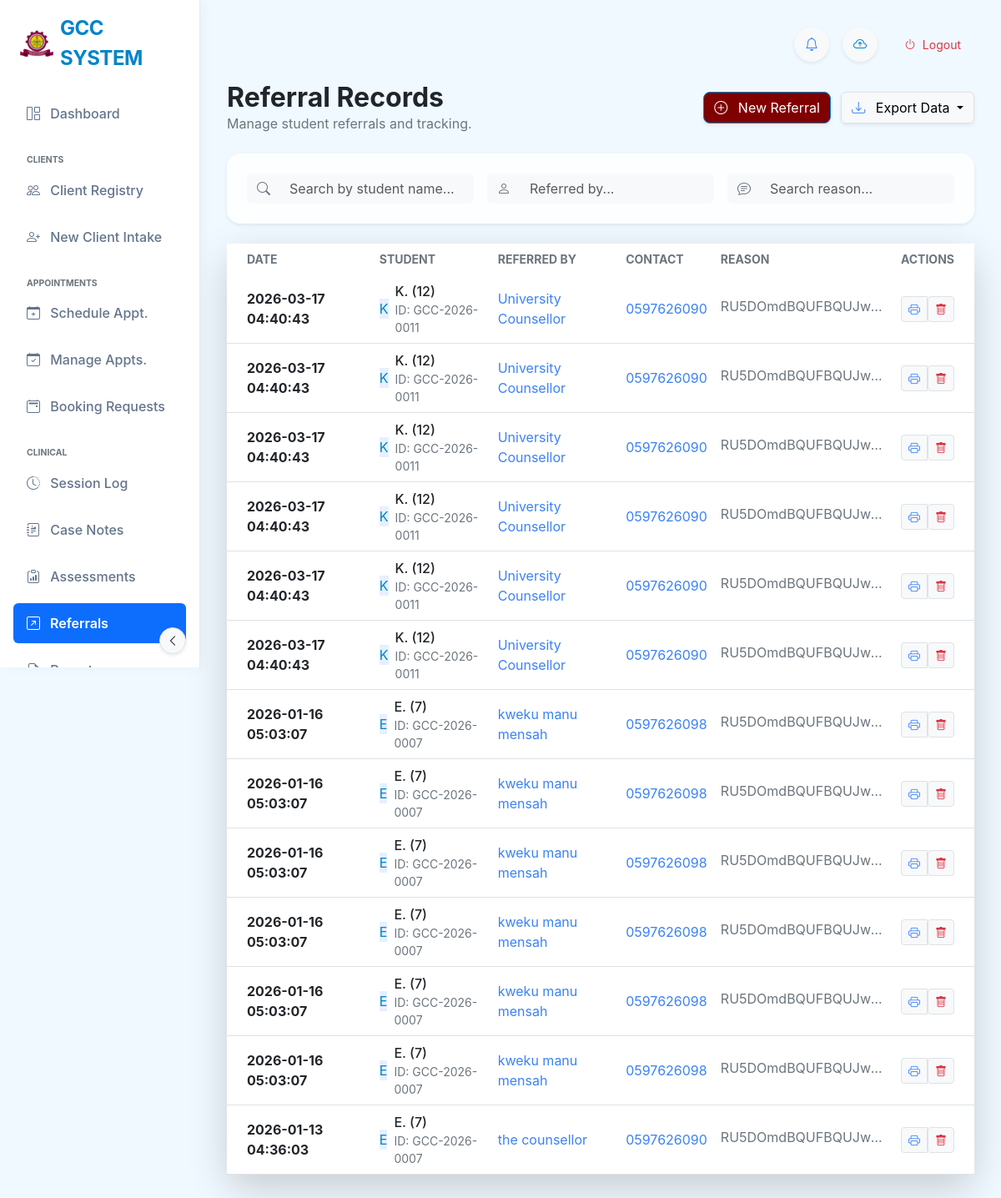
/all_referrals (signed in), run on an earlier commit of the app's database.
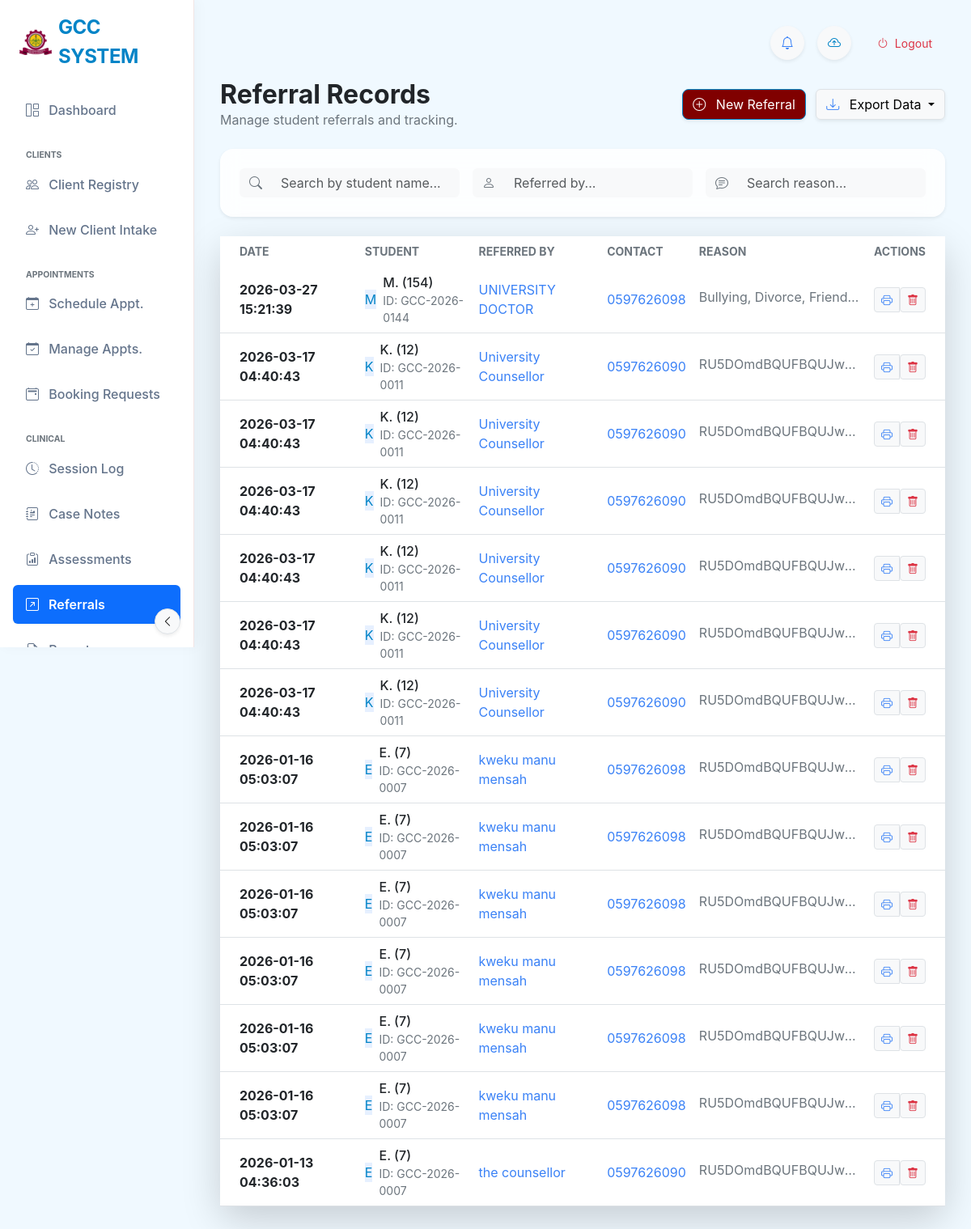
And on a later commit of the database.
### tables this page shows
CREATE TABLE Referral (
            id INTEGER PRIMARY KEY AUTOINCREMENT,
            session_id INTEGER,
            referred_by TEXT,
            contact TEXT,
            reasons TEXT,
            created_at TIMESTAMP DEFAULT CURRENT_TIMESTAMP, action_taken TEXT, outcome TEXT, updated_at TIMESTAMP, last_modified_by TEXT, is_deleted BOOLEAN DEFAULT 0, sync_status TEXT DEFAULT 'pending', global_id TEXT, last_synced_at TEXT,
            FOREIGN KEY (session_id) REFERENCES Session(id)
        );

CREATE TABLE "Student" (
	"id"	INTEGER,
	"name"	TEXT NOT NULL UNIQUE,
	"age"	INTEGER,
	"gender"	INTEGER,
	"program"	TEXT,
	"contact"	TEXT,
	"created_at"	TIMESTAMP DEFAULT CURRENT_TIMESTAMP,
	"index_number"	TEXT,
	"department"	TEXT,
	"programme"	TEXT,
	"parent_contact"	INTEGER, faculty TEXT, hall_of_residence TEXT, updated_at TIMESTAMP, last_modified_by TEXT, is_deleted BOOLEAN DEFAULT 0, sync_status TEXT DEFAULT 'pending', global_id TEXT, case_number TEXT, email TEXT, last_synced_at TEXT,
	PRIMARY KEY("id")
);

### app.py (the view)
@app.route('/all_referrals')
@login_required
def all_referrals():
    try:
        ensure_database_initialized()
        conn = get_db_connection()
        if conn is None:
            flash('Database connection failed. Please restart the application.', 'error')
            return redirect(url_for('dashboard'))
        referrals = []
        try:
            referrals_raw = conn.execute('''
                SELECT r.id, r.session_id, r.referred_by, r.contact, r.reasons, r.created_at,
                                st.id as student_db_id, st.name as student_name, st.case_number, st.contact as student_contact, st.index_number
                FROM Referral r
                LEFT JOIN session sess ON r.session_id = sess.id
                LEFT JOIN Appointment a ON sess.appointment_id = a.id
                LEFT JOIN Student st ON a.student_id = st.id
                ORDER BY r.created_at DESC
            ''').fetchall()
            referrals = []
            for ref in referrals_raw:
                ref_dict = dict(ref)
                ref_dict = dict(ref)
                student_db_id = ref_dict.get('student_db_id', 0)
                ref_dict['professional_id'] = ref_dict.get('case_number') or (f"GCC-{datetime.now().year}-{student_db_id:04d}" if student_db_id else 'N/A')
                referrals.append(ref_dict)
        except Exception as e:
            print(f"[REFERRALS] Error getting referrals: {e}")
            referrals = []
        finally:
            try:
                conn.close()
            except Exception:
                pass
        return render_template('referrals.html', referrals=referrals)
    except Exception as e:
        print(f"[REFERRALS] Unexpected error: {e}")
        import traceback
        traceback.print_exc()
        flash('Error loading referrals. Please try again.', 'error')
        return redirect(url_for('dashboard'))

### app.py (called while the page is built, shortened)
def ensure_database_initialized():
    global _db_initialization_lock, _db_initialized
    if _db_initialized:
        return

@app.context_processor
def inject_now():
    ctx = {'now': datetime.utcnow()}
    try:
        from flask import session as _s
        if _s.get('logged_in'):
            _conn = get_db_connection()
            count = _conn.execute(
                """SELECT COUNT(*) FROM BookingRequest
                   WHERE status = 'Pending'"""
            ).fetchone()[0]
            _conn.close()
            ctx['latest_booking_count'] = count
    except Exception:
        ctx['latest_booking_count'] = 0
    return ctx

def login_required(f):
    @wraps(f)
    def decorated_function(*args, **kwargs):
        if 'logged_in' not in session:
            return redirect(url_for('welcome'))
        return f(*args, **kwargs)
    return decorated_function

@app.context_processor
def inject_node_info():
    return dict(node_config=node_config.load_config())

### templates/referrals.html (shortened to what the changed rows need)
{% extends "base_modern.html" %}
{% block content %}
<div class="row align-items-center mb-4">
    <div class="col-md-6">
        <h2 class="fw-bold mb-0 text-dark">Referral Records</h2>
    </div>
</div>
<div class="card card-glass border-0 shadow-lg">
    <div class="card-body p-0">
        <div class="table-responsive">
            <table class="table table-hover align-middle mb-0" id="referralsTable" style="min-height: 300px;">
                <thead class="bg-light">
                    <tr>
                        <th class="ps-4 text-uppercase small fw-bold text-muted border-0">Date</th>
                        <th class="text-uppercase small fw-bold text-muted border-0">Student</th>
                        <th class="text-uppercase small fw-bold text-muted border-0">Referred By</th>
                        <th class="text-uppercase small fw-bold text-muted border-0">Contact</th>
                        <th class="text-uppercase small fw-bold text-muted border-0">Reason</th>
                        <th class="text-end pe-4 text-uppercase small fw-bold text-muted border-0">Actions</th>
                    </tr>
                </thead>
                <tbody class="border-top-0">
                    {% for referral in referrals %}
                    <tr>
                        <td class="ps-4">
                            <span class="fw-bold text-dark">{{ referral.created_at }}</span>
                        </td>
                        <td>
                            <div class="d-flex align-items-center">
                                <div class="avatar-circle bg-primary bg-opacity-10 text-primary me-2">
                                    {{ referral.student_name[0] if referral.student_name else '?' }}
                                </div>
                                <div class="d-flex flex-column">
                                    <span class="fw-medium text-dark">{{ referral.student_name }}</span>
                                    <span class="small text-muted">ID: {{ referral.professional_id }}</span>
                                </div>
                            </div>
                        </td>
                        <td><span class="text-secondary">{{ referral.referred_by }}</span></td>
                        <td><span class="text-secondary">{{ referral.contact or 'N/A' }}</span></td>
                        <td>
                            <span class="d-inline-block text-truncate text-muted" style="max-width: 200px;"
                                title="{{ referral.reasons }}">
                                {{ referral.reasons }}
                            </span>
                        </td>
                        <td class="text-end pe-4">
                            <div class="btn-group">
                                <a href="{{ url_for('print_referral', id=referral.id) }}" target="_blank"
                                    class="btn btn-sm btn-light border btn-hover-lift" title="Print">
                                    <i class="bi bi-printer text-secondary"></i>
                                </a>
                                <form action="/delete_referral/{{ referral.id }}" method="POST" style="display:inline;"
                                    onsubmit="return confirm('Are you sure you want to delete this referral for {{ referral.student_name }}? This action cannot be undone!');">
                                    <button type="submit" class="btn btn-sm btn-light border btn-hover-lift text-danger"
                                        title="Delete">
                                        <i class="bi bi-trash"></i>
                                    </button>
                                </form>
                            </div>
                        </td>
                    </tr>
                    {% endfor %}
                </tbody>
            </table>
        </div>
    </div>
</div>
{% endblock %}

What changed in the data, as far as the page shows it:
added Referral: created_at "2026-03-27 15:21:39", name "M", student_name "M. (154)", professional_id "GCC-2026-0144", referred_by "UNIVERSITY DOCTOR", contact "0597626098", reasons "Bullying, Divorce, Friend…"
